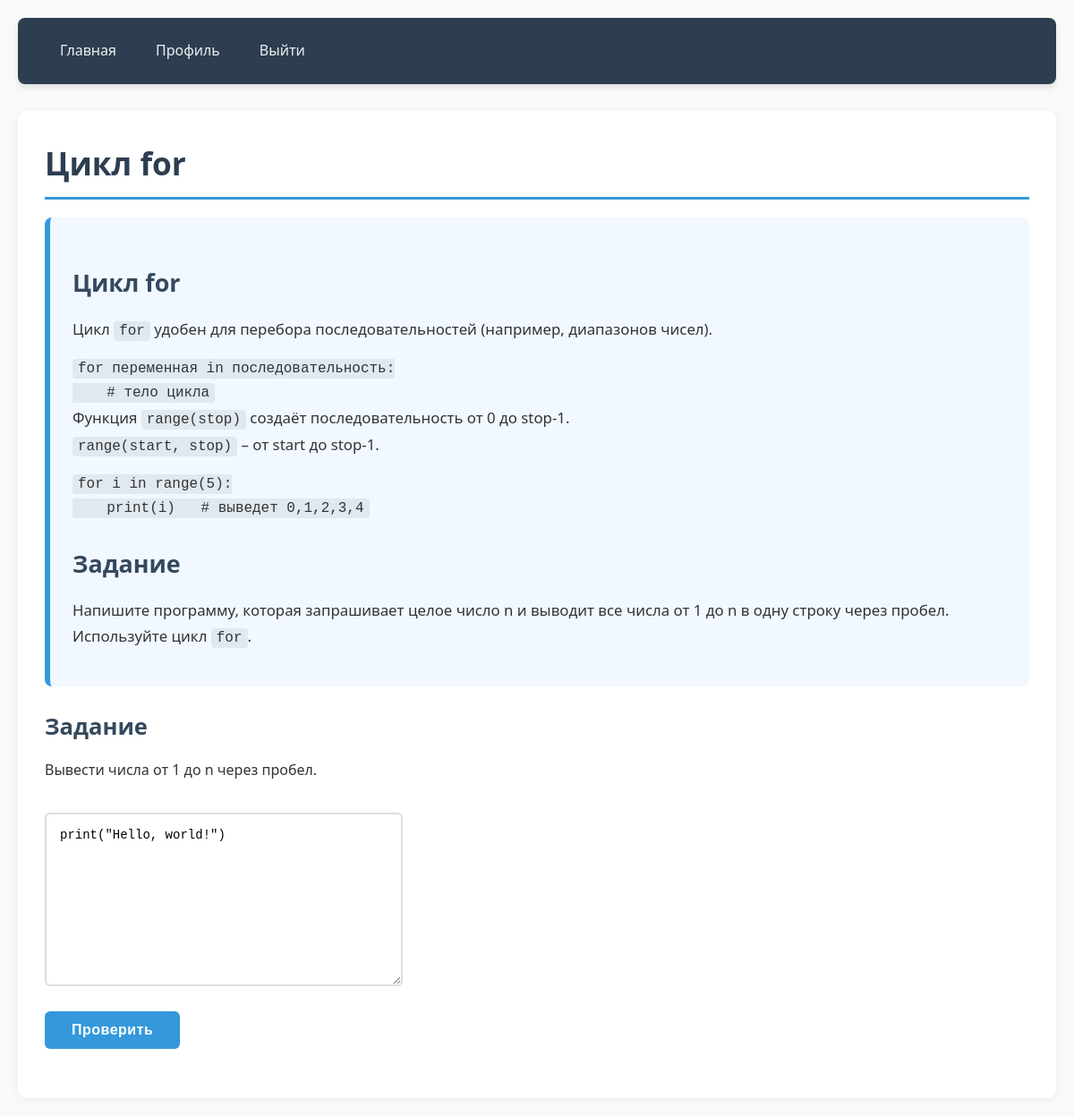
The app's page /lesson/4 (signed in) with its own data.
### tables this page shows
CREATE TABLE lessons (
            id INTEGER PRIMARY KEY AUTOINCREMENT,
            title TEXT NOT NULL,
            content TEXT NOT NULL,
            exercise TEXT NOT NULL
        );

### app.py (the view)
@app.route('/lesson/<int:lesson_id>')
def lesson(lesson_id):
    if 'user_id' not in session:
        return redirect(url_for('login'))
    db = get_db()
    lesson = db.execute('SELECT * FROM lessons WHERE id = ?', (lesson_id,)).fetchone()
    if lesson is None:
        return 'Урок не найден', 404
    completed = db.execute('SELECT * FROM progress WHERE user_id = ? AND lesson_id = ? AND completed = 1', (session['user_id'], lesson_id)).fetchone()
    return render_template('lesson.html', lesson=lesson, completed=completed)

### app.py (called while the page is built)
def get_db():
    db = getattr(g, '_database', None)
    if db is None:
        db = g._database = sqlite3.connect(DATABASE)
        db.row_factory = sqlite3.Row
    return db

@app.teardown_appcontext
def close_connection(exception):
    db = getattr(g, '_database', None)
    if db is not None:
        db.close()

### templates/lesson.html (shortened to what this page needs)
{% extends "base.html" %}
{% block content %}
<h1>{{ lesson.title }}</h1>
<div class="theory">{{ lesson.content|safe }}</div>
<h2>Задание</h2>
<p>{{ lesson.exercise }}</p>
{% if completed %}
    <p class="success">✅ Урок уже выполнен</p>
{% else %}
    <form method="post" action="{{ url_for('check', lesson_id=lesson.id) }}">
        <textarea id="code" name="code" rows="10" cols="50">print("Hello, world!")</textarea>
        <br>
        <button type="submit">Проверить</button>
    </form>
{% endif %}
{% endblock %}

### static/style.css (style rules this page uses)
* { margin: 0; padding: 0; box-sizing: border-box; }
body { font-family: 'Segoe UI', Tahoma, Geneva, Verdana, sans-serif; background-color: #f9f9f9; color: #333; line-height: 1.6; padding: 20px; }
h1 { font-size: 2.2em; color: #2c3e50; margin-bottom: 20px; border-bottom: 3px solid #3498db; padding-bottom: 10px; }
h2 { font-size: 1.6em; color: #34495e; margin: 25px 0 15px; }
.theory { background-color: #f1f8ff; padding: 25px; border-radius: 8px; margin: 20px 0; border-left: 6px solid #3498db; font-size: 1.05em; line-height: 1.7; }
.theory p { margin-bottom: 15px; }
.theory code { background: #e1e9f0; padding: 2px 6px; border-radius: 4px; font-family: 'Courier New', monospace; font-size: 0.95em; }
textarea { width: 100%; padding: 15px; font-family: 'Courier New', monospace; font-size: 14px; border: 2px solid #ddd; border-radius: 6px; resize: vertical; margin: 15px 0; }
button, .button { background-color: #3498db; color: white; border: none; padding: 12px 30px; font-size: 1em; border-radius: 6px; cursor: pointer; transition: background-color 0.3s, transform 0.1s; font-weight: 600; letter-spacing: 0.5px; margin: 5px 0; }
form { max-width: 400px; margin: 20px 0; }

### records on screen
lessons: title "Цикл for", content "Цикл for Цикл for удобен для перебора последовательностей (например, диапазонов чисел). for переменная in последовательность: # тело цикла Функция range(stop) создаёт последовательность от 0 до stop-1. range(start, stop) – от start до stop-1. for i in range(5): print(i) # выведет 0,1,2,3,4 Задание Напишите программу, которая запрашивает целое число n и выводит все числа от 1 до n в одну строку через пробел. Используйте цикл for .", exercise "Вывести числа от 1 до n через пробел."
